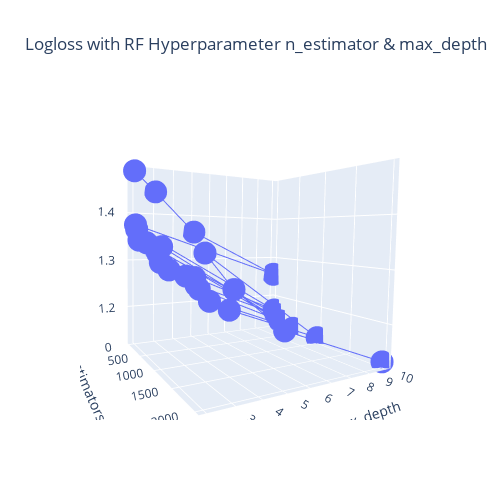

Notebook code cell kept with this figure:
### Code cell
import plotly.express as px

params = [(10, 2, 1.487580387480708),
            (10, 3, 1.4472304264776914),
            (10, 5, 1.3625054801313445),
            (10, 10, 1.257314563894566),
            (50, 2, 1.375075119549827),
            (50, 3, 1.3207547199791048),
            (50, 5, 1.2586791835942497),
            (50, 10, 1.1645662005677224),
            (100, 2, 1.3657919497924347),
            (100, 3, 1.3156845259900358),
            (100, 5, 1.2419338582549437),
            (100, 10, 1.1552025916842674),
            (200, 2, 1.3436765734503202),
            (200, 3, 1.2970702328217847),
            (200, 5, 1.235158772512107),
            (200, 10, 1.14132684235058),
            (500, 2, 1.339818374840174),
            (500, 3, 1.286016572101533),
            (500, 5, 1.2166371557359321),
            (500, 10, 1.133952648470288),
            (1000, 2, 1.335542852151625),
            (1000, 3, 1.282909248645081),
            (1000, 5, 1.2134969758156753),
            (1000, 10, 1.1324685353787132),
            (2000, 2, 1.3335903630554566),
            (2000, 3, 1.282299376755398),
            (2000, 5, 1.2136181325307949),
            (2000, 10, 1.130409901342001)]

x = [val[0] for val in params]
y = [val[1] for val in params]
z = [val[2] for val in params]

z_data = pd.DataFrame({"n_estimators":x,"max_depth":y,"LogLoss":z})
fig = px.line_3d(z_data, x="n_estimators", 
                 y="max_depth", 
                 z="LogLoss",
                 markers=True,
                 title="LogLoss with RF Hyperparameter n_estimator & max_depth",
                 height= 500,
                 width = 500
                )
fig.show()

### Figure 1 — Plotly figure (JSON) as saved in the notebook; plotly's stock layout.template omitted (floating-point values rounded to 4 significant figures)
{"data": [{"hovertemplate": "n_estimators=%{x}<br>max_depth=%{y}<br>LogLoss=%{z}<extra></extra>", "legendgroup": "", "line": {"color": "#636efa", "dash": "solid"}, "marker": {"symbol": "circle"}, "mode": "markers+lines", "name": "", "scene": "scene", "showlegend": false, "type": "scatter3d", "x": [10, 10, 10, 10, 50, 50, 50, 50, 100, 100, 100, 100, 200, 200, 200, 200, 500, 500, 500, 500, 1000, 1000, 1000, 1000, 2000, 2000, 2000, 2000], "y": [2, 3, 5, 10, 2, 3, 5, 10, 2, 3, 5, 10, 2, 3, 5, 10, 2, 3, 5, 10, 2, 3, 5, 10, 2, 3, 5, 10], "z": [1.488, 1.447, 1.363, 1.257, 1.375, 1.321, 1.259, 1.165, 1.366, 1.316, 1.242, 1.155, 1.344, 1.297, 1.235, 1.141, 1.34, 1.286, 1.217, 1.134, 1.336, 1.283, 1.213, 1.132, 1.334, 1.282, 1.214, 1.13]}], "layout": {"height": 500, "legend": {"tracegroupgap": 0}, "scene": {"aspectmode": "auto", "aspectratio": {"x": 1, "y": 1, "z": 1}, "camera": {"center": {"x": 0, "y": 0, "z": 0}, "eye": {"x": 1.705, "y": -1.032, "z": 0.1314}, "projection": {"type": "perspective"}, "up": {"x": 0.06478, "y": -0.06083, "z": 0.996}}, "domain": {"x": [0, 1], "y": [0, 1]}, "xaxis": {"title": {"text": "n_estimators"}, "type": "linear"}, "yaxis": {"title": {"text": "max_depth"}, "type": "linear"}, "zaxis": {"title": {"text": "LogLoss"}, "type": "linear"}}, "title": {"text": "Logloss with RF Hyperparameter n_estimator & max_depth"}, "width": 500}}
